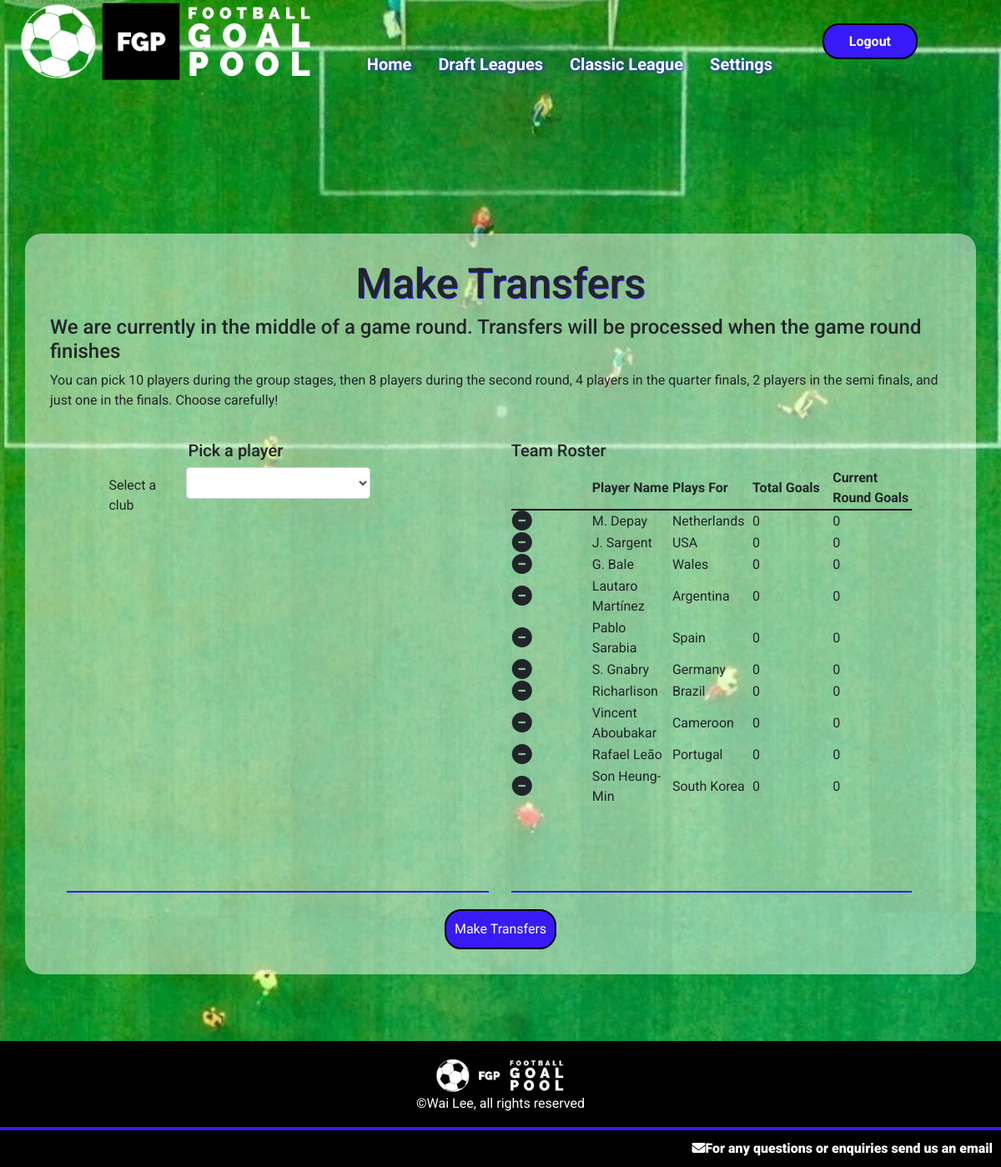
/globaltransfers (signed in), run on an earlier commit of the app's database.
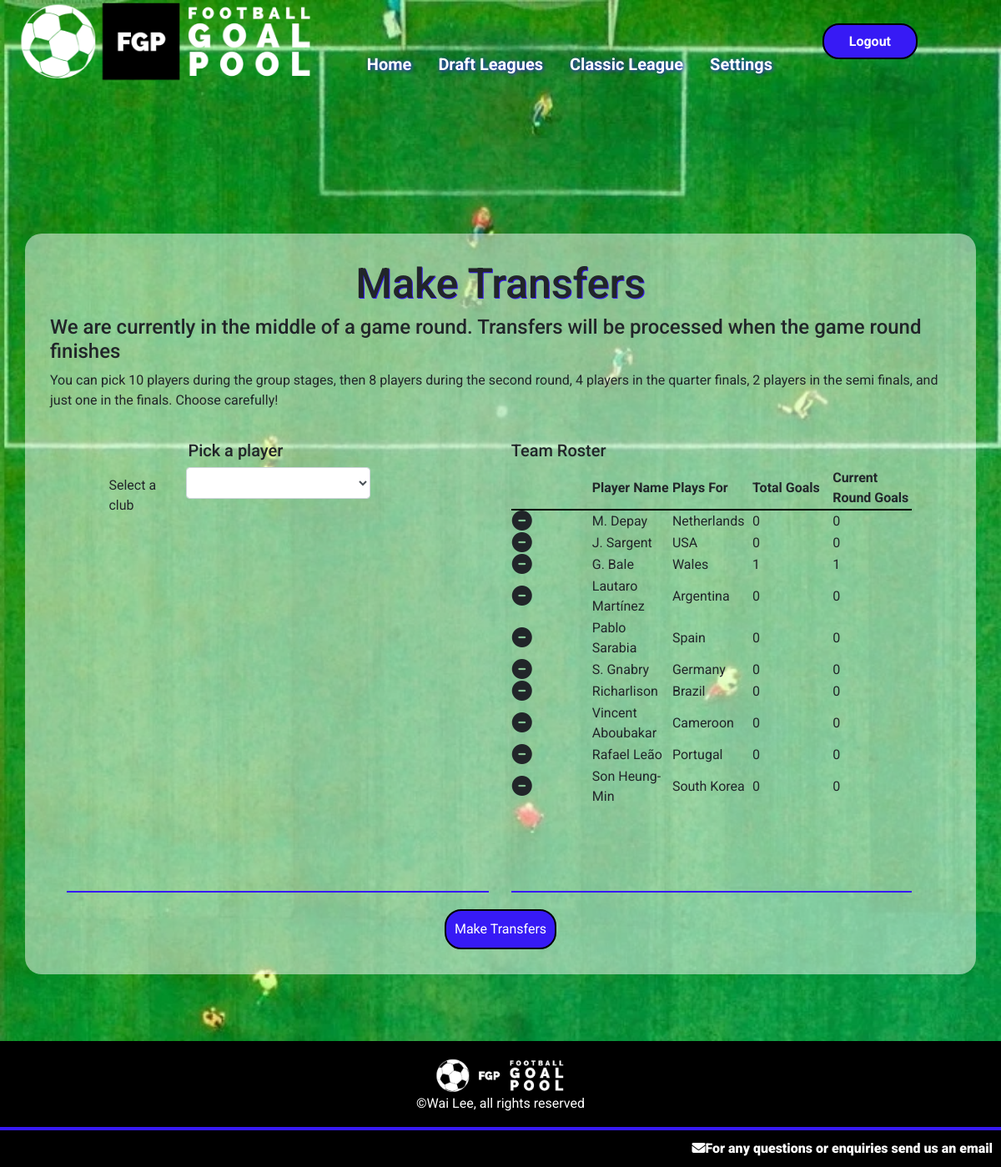
And on a later commit of the database.
### goalpoolapp/models.py (models this page shows, shortened)
class Player(models.Model):
    playercode = models.IntegerField()
    leagues = models.ManyToManyField(League, related_name="leagueplayers", blank=True)
    nickname = models.CharField(max_length=64)
    goals = models.IntegerField(default=0)
    country = models.ForeignKey(Country, on_delete=models.CASCADE, related_name="players")
    currentweekgoals = models.IntegerField(default=0)
    position = models.CharField(max_length=12)
    pic = models.CharField(max_length=100)

class Country(models.Model):
    countryname = models.CharField(max_length=20)
    countrypic = models.CharField(max_length=100)
    countryid = models.IntegerField()

### goalpoolapp/views.py (the view, shortened to what this page needs)
# urls.py: path('globaltransfers', views.globaltransfers, name='globaltransfers'),
@login_required
def globaltransfers(request):
    global_league = getGlobalLeague()
    userteam = Team.objects.get(league=global_league, manager=request.user)
    if request.method == "GET":
        return render(request, 'goalpoolapp/globaltransfers.html', {
            'league': global_league,
            'team': userteam
        })

### goalpoolapp/functions.py (called while the page is built)
def getGlobalLeague():
    return League.objects.get(id='19')

### goalpoolapp/templates/goalpoolapp/globaltransfers.html (shortened to what this page needs)
{% extends "goalpoolapp/layout.html" %}
{% load static %}
{% block body %}
<div id="main-page-content-container">
    <div id="main-page-content">
        <h2>Make Transfers</h2>
        {% if league.transfersAllowed == False %}
        <h4>We are currently in the middle of a game round. Transfers will be processed when the game round finishes</h4>
        {% endif %}
        <p> You can pick 10 players during the group stages, then 8 players during the second round, 4 players in the quarter finals, 2 players in the semi finals, and just one in the finals. Choose carefully!</p>
        <div class="leagueinformation">
            <div class="form-container">
                <div class="form-group centeredinput">
                    <h5>Pick a player</h5>
                    <div class="form-group draftselect">
                        <label for="teamselect" class="label teamlabel">Select a club</label>
                        <select id="globalteamselect" class="form-control"></select>
                    </div>
                </div>
            </div>
            <div id="globalteamtable">
                <div class="form-container">
                    <h5>Team Roster</h5>
                    <table class="playerleaguetable" id="pickplayertable">
                        <tr>
                            <th></th>
                            <th>Player Name</th>
                            <th>Plays For</th>
                            <th>Total Goals</th>
                            <th>Current Round Goals</th>
                        </tr>
                        {% for player in team.provisionalplayers.all %}
                            <tr id="row{{ player.playercode }}">
                                <td>
                                    <a class="removeplayer" data-value="{{ player.playercode }}">
                                        <i class="fa-solid fa-circle-minus fa-xl"></i>
                                    </a>
                                </td>
                                <td id="name{{ player.playercode }}">{{ player.nickname }}</td>
                                <td>{{ player.country }}</td>
                                <td>{{ player.goals }}</td>
                                <td>{{ player.currentweekgoals }}</td>
                            </tr>
                        {% empty %}
                            {% for player in team.players.all %}
                            <tr id="row{{ player.playercode }}">
                                <td>
                                    <a class="removeplayer" data-value="{{ player.playercode }}">
                                        <i class="fa-solid fa-circle-minus fa-xl"></i>
                                    </a>
                                </td>
                                <td id="name{{ player.playercode }}">{{ player.nickname }}</td>
                                <td>{{ player.country.countryname }}</td>
                                <td>{{ player.goals }}</td>
                                <td>{{ player.currentweekgoals }}</td>
                            </tr>
                            {% endfor %}
                        {% endfor %}
                    </table>
                </div>
            </div>
    </div>
    <span class="button" id="transfersubmit">Make Transfers</span>
</div>
{% endblock %}

### goalpoolapp/templates/goalpoolapp/layout.html (shortened to what this page needs)
{% load static %}
<!DOCTYPE html>
<html lang="en">
    <head>
        <link rel="stylesheet" href="https://stackpath.bootstrapcdn.com/bootstrap/4.4.1/css/bootstrap.min.css">
        <link href="{% static 'goalpoolapp/styles.css' %}?v=3" rel="stylesheet">
    </head>
    <body>
        <div style="background: url('/static/goalpoolapp/siteimages/mainimage.webp');background-size: 100%;position:fixed;width: 100%;height:  100%;z-index: -1;" class="maincontainer">
        </div>
            <header>
                <nav id="navbar">
                    <img src="{% static 'goalpoolapp/siteimages/logo.png' %}" id="site-logo">
                    {% if user.is_authenticated %}
                    <div id="nav-link-box">
                        <div class="nav-item">
                            <a class="nav-link menuitem" href="/"><strong>Home</strong></a>
                        </div>
                        <div class="nav-item" id="leaguemenu">
                            <a class="nav-link menuitem" href="{% url 'goalpoolapp:draft' %}"><strong>Draft Leagues</strong></a>
                        </div>
                        <div class="nav-item">
                            <a class="nav-link menuitem" href="{% url 'goalpoolapp:globalleague' %}"><strong>Classic League</strong></a>
                        </div>
                        <div class="nav-item">
                            <a class="nav-link menuitem" href="{% url 'goalpoolapp:settings' %}"><strong>Settings</strong></a>
                        </div>
                    </div>
                    <div class="nav-item">
                        <a id="logoutbutton" href="{% url 'goalpoolapp:logoutuser' %}"><strong>Logout</strong></a>
                    </div>
                    {% else %}
                    <div class="nav-item">
                        <a id="loginbutton" href="{% url 'goalpoolapp:loginuser' %}"><strong>Login</strong></a>
                    </div>
                    {% endif %}
                </nav>
            </header>
            <main>
                {% block body %}
                {% endblock %}
            </main>
            <footer>
                <div id="footercontentcontainer">
                    <div class="footerlinkscontainer">
                        <img src="{% static 'goalpoolapp/siteimages/logo.png' %}" id="footer-logo">
                        <p id="copyright-notice">&copy;Wai Lee, all rights reserved </p>
                    </div>
                </div>
                <div id="socialmedialinkscontainer">
                    <a href = "mailto: footballgoalpool@gmail.com"><i class="fa-solid fa-envelope"><span>For any questions or enquiries send us an email</span></i></a>
                </div>
            </footer>
    </body>
</html>

### goalpoolapp/static/goalpoolapp/styles.css (style rules this page uses)
* { font-family: 'Roboto', sans-serif; }
h2 { font-size: 50px; text-shadow: 1px 1px #371af5; text-align: center; }
body { min-height: 100vh; display: flex; flex-direction: column; }
main { margin-bottom: 50px; }
.button { background-color: #371af5; padding: 10px; border-radius: 20px; color: white; border: solid black 2px; }
th { width: 20%; border-bottom: solid black 2px; }
tr { height: 20px; }
.centeredinput { display: flex; flex-direction: column; align-items: center; width: 80%; }
.form-container { border-bottom: #371af5 solid 2px; width: 90%; }
nav { background-color: #371af500; display: flex; flex-direction: row; justify-content: space-between; align-items: center; width: 100%; transition: 0.5s; position: fixed; z-index: 1; -webkit-transition: 0.5s; -moz-transition: 0.5s; -ms-transition: 0.5s; -o-transition: 0.5s; }
#site-logo { width: 30%; margin-left: 20px; transition: 0.5s; }
.nav-link { font-size: 20px; color: white; text-decoration: none; text-shadow: 1px 1px 5px #371af5; }
#nav-link-box { display: flex; height: 100px; align-items: end; }
#loginbutton, #logoutbutton { background-color: #371af5; border-radius: 20px; color: white; border: solid black 2px; margin-right: 100px; padding: 10px 30px; transition: 0.5s; -webkit-transition: 0.5s; -moz-transition: 0.5s; -ms-transition: 0.5s; -o-transition: 0.5s; }
#main-page-content-container { display: flex; flex-direction: column; align-items: center; padding: 30px; }
#main-page-content { max-width: 1200px; background-color: #FFFFFF80; display: flex; flex-direction: column; align-items: center; padding: 30px; margin-top: 250px; border-radius: 20px; }
.leagueinformation { display: flex; flex-direction: row; justify-content: space-between; width: 100%; padding: 20px; }
.draftselect { display: flex; width: 80%; }
#pickplayertable { font-size: 16px; margin-bottom: 100px; }
#globalteamtable { width: 95%; display: flex; flex-direction: column; align-items: center; }
.teamlabel { width: 45%; padding: 10px; }
footer { width: 100%; background-color: black; display: flex; flex-direction: column; justify-content: center; margin-top: auto; }
#footercontentcontainer { display: flex; margin-top: 20px; justify-content: space-around; flex-direction: row; border-bottom: #371af5 solid 4px; }
.footerlinkscontainer { display: flex; flex-direction: column; align-items: center; }
#socialmedialinkscontainer { display: flex; justify-content: flex-end; }
#footer-logo { width: 20%; }
#copyright-notice { color: white; }
footer a { padding: 10px; text-decoration: none; color: white; font-size: 16px; }

What changed in the data, as far as the page shows it:
changed Player "G. Bale": goals "0" → "1"; currentweekgoals "0" → "1"
